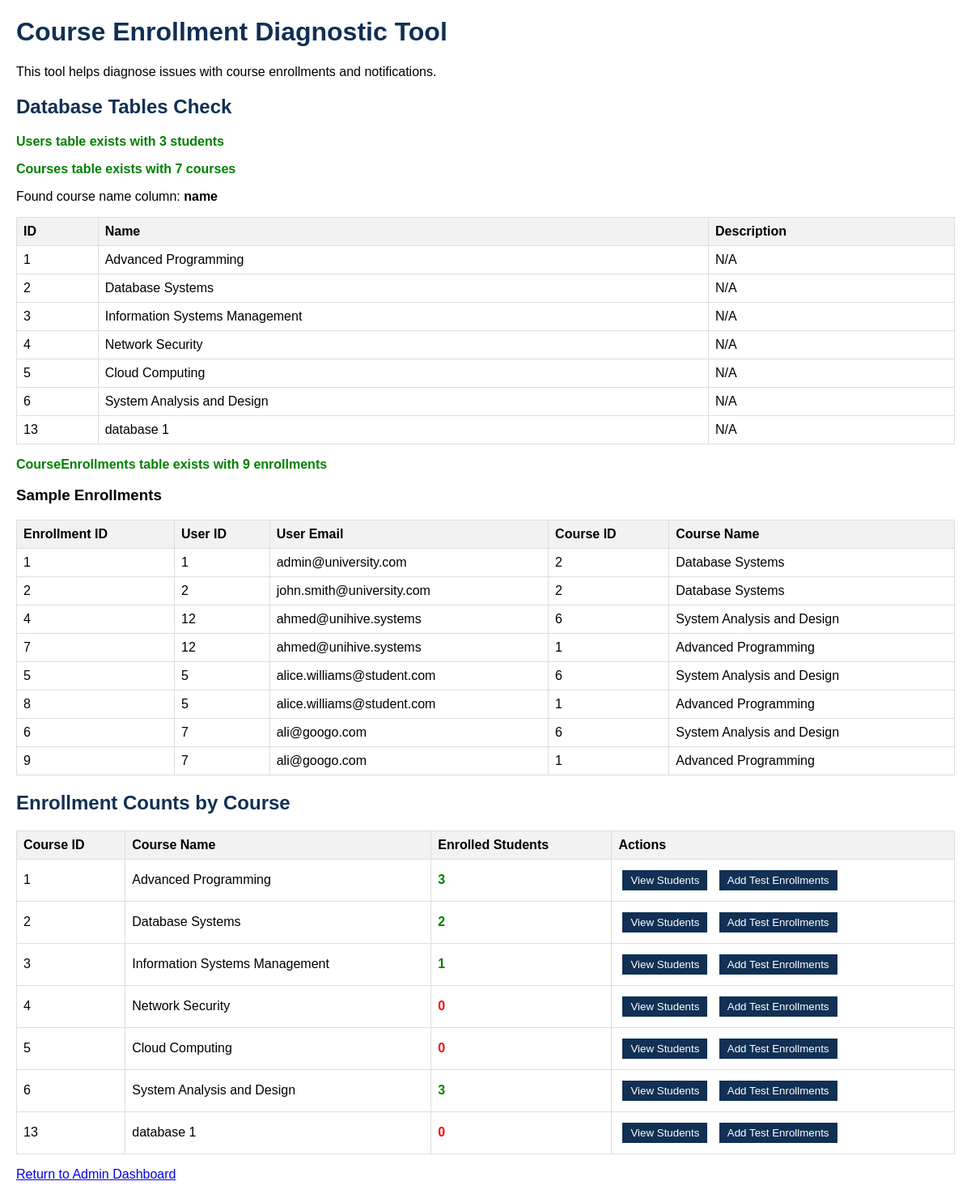
Page /admin/diagnose_enrollments.php on the committed database.
### tables this page shows
CREATE TABLE IF NOT EXISTS `courses` (
  `course_id` int NOT NULL AUTO_INCREMENT,
  `name` varchar(191) NOT NULL,
  `department_id` int DEFAULT NULL,
  `description` text,
  PRIMARY KEY (`course_id`),
  KEY `department_id` (`department_id`)
);

CREATE TABLE IF NOT EXISTS `courseenrollments` (
  `enrollment_id` int NOT NULL AUTO_INCREMENT,
  `user_id` int NOT NULL,
  `course_id` int NOT NULL,
  `enrollment_date` timestamp NULL DEFAULT CURRENT_TIMESTAMP,
  PRIMARY KEY (`enrollment_id`),
  KEY `user_id` (`user_id`)
);

CREATE TABLE IF NOT EXISTS `users` (
  `user_id` int NOT NULL AUTO_INCREMENT,
  `email` varchar(191) NOT NULL,
  `password` varchar(191) NOT NULL,
  `role` enum('student','professor','admin') NOT NULL,
  PRIMARY KEY (`user_id`),
  UNIQUE KEY `email` (`email`)
);

### public_html/admin/diagnose_enrollments.php (the view, shortened to what this page needs)
<!DOCTYPE html>
<html>
<head>
</head>
<body>
    <h1>Course Enrollment Diagnostic Tool</h1>
    <p>This tool helps diagnose issues with course enrollments and notifications.</p>
<?php
function diagnoseEnrollments() {
    $conn = connectDB();
    echo "<h2>Database Tables Check</h2>";
    $usersTable = $conn->query("SHOW TABLES LIKE 'Users'");
    if ($usersTable->num_rows == 0) {
        echo "<p class='error'>Users table does not exist!</p>";
    } else {
        $usersCount = $conn->query("SELECT COUNT(*) as count FROM Users WHERE role = 'student'");
        $studentCount = $usersCount->fetch_assoc()['count'];
        echo "<p class='success'>Users table exists with $studentCount students</p>";
    }
    $coursesTable = $conn->query("SHOW TABLES LIKE 'Courses'");
    if ($coursesTable->num_rows == 0) {
        echo "<p class='error'>Courses table does not exist!</p>";
    } else {
        $courseColumns = $conn->query("SHOW COLUMNS FROM Courses");
        $columns = [];
        while ($column = $courseColumns->fetch_assoc()) {
            $columns[] = $column['Field'];
        }
        $nameColumn = in_array('course_name', $columns) ? 'course_name' :
                     (in_array('name', $columns) ? 'name' :
                     (in_array('title', $columns) ? 'title' : 'course_id'));
        $coursesCount = $conn->query("SELECT COUNT(*) as count FROM Courses");
        $courseCount = $coursesCount->fetch_assoc()['count'];
        echo "<p class='success'>Courses table exists with $courseCount courses</p>";
        echo "<p>Found course name column: <strong>$nameColumn</strong></p>";
        echo "<table>";
        echo "<tr><th>ID</th><th>Name</th><th>Description</th></tr>";
        $courses = $conn->query("SELECT * FROM Courses LIMIT 10");
        while ($course = $courses->fetch_assoc()) {
            echo "<tr>";
            echo "<td>" . $course['course_id'] . "</td>";
            echo "<td>" . ($course[$nameColumn] ?? 'N/A') . "</td>";
            echo "<td>" . (isset($course['description']) ? $course['description'] : 'N/A') . "</td>";
            echo "</tr>";
        }
        echo "</table>";
    }
    $enrollmentsTable = $conn->query("SHOW TABLES LIKE 'CourseEnrollments'");
    if ($enrollmentsTable->num_rows == 0) {
        echo "<p class='error'>CourseEnrollments table does not exist!</p>";
        echo "<form method='post'><button type='submit' name='create_enrollments_table' class='action-btn'>Create CourseEnrollments Table</button></form>";
    } else {
        $enrollmentsCount = $conn->query("SELECT COUNT(*) as count FROM CourseEnrollments");
        $enrollmentCount = $enrollmentsCount->fetch_assoc()['count'];
        echo "<p class='success'>CourseEnrollments table exists with $enrollmentCount enrollments</p>";
        if ($enrollmentCount > 0) {
            echo "<h3>Sample Enrollments</h3>";
            $nameColumn = getCourseNameColumn($conn);
            if ($nameColumn) {
                $query = "
                    SELECT e.enrollment_id, e.user_id, u.email, e.course_id, c.$nameColumn as course_name
                    FROM CourseEnrollments e
                    JOIN Users u ON e.user_id = u.user_id
                    JOIN Courses c ON e.course_id = c.course_id
                    LIMIT 10
                ";
            }
            try {
                $enrollments = $conn->query($query);
                if ($enrollments) {
                    echo "<table>";
                    if ($nameColumn) {
                        echo "<tr><th>Enrollment ID</th><th>User ID</th><th>User Email</th><th>Course ID</th><th>Course Name</th></tr>";
                    } else {
                        echo "<tr><th>Enrollment ID</th><th>User ID</th><th>User Email</th><th>Course ID</th></tr>";
                    }
                    while ($enrollment = $enrollments->fetch_assoc()) {
                        echo "<tr>";
                        echo "<td>" . $enrollment['enrollment_id'] . "</td>";
                        echo "<td>" . $enrollment['user_id'] . "</td>";
                        echo "<td>" . $enrollment['email'] . "</td>";
                        echo "<td>" . $enrollment['course_id'] . "</td>";
                        if ($nameColumn) {
                            echo "<td>" . $enrollment['course_name'] . "</td>";
                        }
                        echo "</tr>";
                    }
                    echo "</table>";
                } else {
                    echo "<p class='error'>Error executing enrollment query: " . $conn->error . "</p>";
                }
            } catch (Exception $e) {
                echo "<p class='error'>Error retrieving enrollments: " . $e->getMessage() . "</p>";
                echo "<p>Simplified query:</p>";
                $simpleQuery = "SELECT * FROM CourseEnrollments LIMIT 10";
                $simpleEnrollments = $conn->query($simpleQuery);
                if ($simpleEnrollments) {
                    echo "<table>";
                    echo "<tr><th>Enrollment ID</th><th>User ID</th><th>Course ID</th></tr>";
                    while ($enrollment = $simpleEnrollments->fetch_assoc()) {
                        echo "<tr>";
                        echo "<td>" . $enrollment['enrollment_id'] . "</td>";
                        echo "<td>" . $enrollment['user_id'] . "</td>";
                        echo "<td>" . $enrollment['course_id'] . "</td>";
                        echo "</tr>";
                    }
                    echo "</table>";
                }
            }
        }
    }
    if ($enrollmentsTable->num_rows > 0 && $enrollmentCount > 0) {
        echo "<h2>Enrollment Counts by Course</h2>";
        $nameColumn = getCourseNameColumn($conn);
        $courseCounts = null;
        if ($nameColumn) {
            $courseCounts = $conn->query("
                SELECT c.course_id, c.$nameColumn as course_name, COUNT(e.user_id) as enrolled_count
                FROM Courses c
                LEFT JOIN CourseEnrollments e ON c.course_id = e.course_id
                GROUP BY c.course_id
                ORDER BY c.course_id
            ");
        }
        if ($courseCounts) {
            echo "<table>";
            if ($nameColumn) {
                echo "<tr><th>Course ID</th><th>Course Name</th><th>Enrolled Students</th><th>Actions</th></tr>";
            } else {
                echo "<tr><th>Course ID</th><th>Enrolled Students</th><th>Actions</th></tr>";
            }
            while ($course = $courseCounts->fetch_assoc()) {
                echo "<tr>";
                echo "<td>{$course['course_id']}</td>";
                if ($nameColumn) {
                    echo "<td>{$course['course_name']}</td>";
                }
                echo "<td>" . ($course['enrolled_count'] > 0 ?
                    "<span class='success'>{$course['enrolled_count']}</span>" :
                    "<span class='error'>0</span>") . "</td>";
                echo "<td>";
                echo "<form method='post' style='display:inline'>
                    <input type='hidden' name='course_id' value='{$course['course_id']}'>
                    <button type='submit' name='view_students_in_course' class='action-btn'>View Students</button>
                    <button type='submit' name='add_test_enrollments' class='action-btn'>Add Test Enrollments</button>
                </form>";
                echo "</td>";
                echo "</tr>";
            }
            echo "</table>";
        } else {
            echo "<p class='error'>Error retrieving course enrollment counts: " . $conn->error . "</p>";
        }
    }
}
function getCourseNameColumn($conn) {
    $courseColumns = $conn->query("SHOW COLUMNS FROM Courses");
    $columns = [];
    while ($column = $courseColumns->fetch_assoc()) {
        $columns[] = $column['Field'];
    }
    if (in_array('course_name', $columns)) {
        return 'course_name';
    } else if (in_array('name', $columns)) {
        return 'name';
    } else if (in_array('title', $columns)) {
        return 'title';
    }
    return null;
}
diagnoseEnrollments();
?>
<p><a href="admin_dashboard.php">Return to Admin Dashboard</a></p>
</body>
</html>

### public_html/admin/diagnose_enrollments.php (style rules this page uses)
body { font-family: Arial, sans-serif; margin: 20px; }
h1, h2 { color: #103054; }
.success { color: green; font-weight: bold; }
.error { color: red; font-weight: bold; }
table { border-collapse: collapse; width: 100%; margin: 15px 0; }
th, td { border: 1px solid #ddd; padding: 8px; text-align: left; }
th { background-color: #f2f2f2; }
.action-btn { padding: 5px 10px; background: #103054; color: white; border: none; margin: 5px; cursor: pointer; }

### rows in the picture
courses: course_id "1", name "Advanced Programming", shows "N/A", enrolled_count "3"
courses: course_id "2", name "Database Systems", shows "N/A", enrolled_count "2"
courses: course_id "3", name "Information Systems Management", shows "N/A", enrolled_count "1"
courses: course_id "4", name "Network Security", shows "N/A", shows "0"
courses: course_id "5", name "Cloud Computing", shows "N/A", shows "0"
courses: course_id "6", name "System Analysis and Design", shows "N/A", enrolled_count "3"
courses: course_id "13", name "database 1", shows "N/A", shows "0"
courseenrollments: enrollment_id "1", user "1", user.email "admin@university.com", course "2", course.name "Database Systems"
courseenrollments: enrollment_id "2", user "2", user.email "john.smith@university.com", course "2", course.name "Database Systems"
courseenrollments: enrollment_id "4", user "12", user.email "ahmed@unihive.systems", course "6", course.name "System Analysis and Design"
courseenrollments: enrollment_id "7", user "12", user.email "ahmed@unihive.systems", course "1", course.name "Advanced Programming"
courseenrollments: enrollment_id "5", user "5", user.email "alice.williams@student.com", course "6", course.name "System Analysis and Design"
courseenrollments: enrollment_id "8", user "5", user.email "alice.williams@student.com", course "1", course.name "Advanced Programming"
courseenrollments: enrollment_id "6", user "7", user.email "ali@googo.com", course "6", course.name "System Analysis and Design"
courseenrollments: enrollment_id "9", user "7", user.email "ali@googo.com", course "1", course.name "Advanced Programming"

### other values in the picture
$studentCount "3"
$courseCount "7"
$nameColumn "name"
$enrollmentCount "9"
